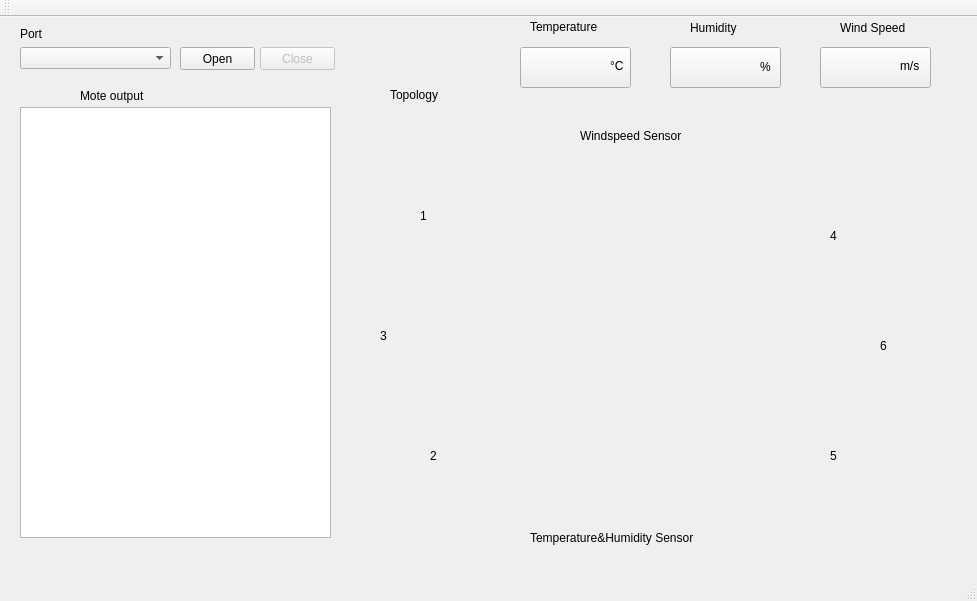
<?xml version="1.0" encoding="UTF-8"?>
<ui version="4.0">
 <class>MainWindow</class>
 <widget class="QMainWindow" name="MainWindow">
  <property name="geometry">
   <rect>
    <x>0</x>
    <y>0</y>
    <width>977</width>
    <height>601</height>
   </rect>
  </property>
  <property name="windowTitle">
   <string>MainWindow</string>
  </property>
  <widget class="QWidget" name="centralWidget">
   <widget class="QPushButton" name="pushButton_open">
    <property name="geometry">
     <rect>
      <x>180</x>
      <y>30</y>
      <width>75</width>
      <height>23</height>
     </rect>
    </property>
    <property name="text">
     <string>Open</string>
    </property>
   </widget>
   <widget class="QTextEdit" name="textEdit_Status">
    <property name="enabled">
     <bool>true</bool>
    </property>
    <property name="geometry">
     <rect>
      <x>20</x>
      <y>90</y>
      <width>311</width>
      <height>431</height>
     </rect>
    </property>
   </widget>
   <widget class="QLabel" name="label_2">
    <property name="geometry">
     <rect>
      <x>80</x>
      <y>70</y>
      <width>101</width>
      <height>17</height>
     </rect>
    </property>
    <property name="text">
     <string>Mote output</string>
    </property>
   </widget>
   <widget class="QPushButton" name="pushButton_close">
    <property name="enabled">
     <bool>false</bool>
    </property>
    <property name="geometry">
     <rect>
      <x>260</x>
      <y>30</y>
      <width>75</width>
      <height>23</height>
     </rect>
    </property>
    <property name="text">
     <string>Close</string>
    </property>
   </widget>
   <widget class="QLabel" name="label_3">
    <property name="geometry">
     <rect>
      <x>390</x>
      <y>70</y>
      <width>61</width>
      <height>16</height>
     </rect>
    </property>
    <property name="text">
     <string>Topology</string>
    </property>
   </widget>
   <widget class="QComboBox" name="comboBox_Interface">
    <property name="geometry">
     <rect>
      <x>20</x>
      <y>30</y>
      <width>151</width>
      <height>22</height>
     </rect>
    </property>
   </widget>
   <widget class="QLabel" name="label">
    <property name="geometry">
     <rect>
      <x>20</x>
      <y>10</y>
      <width>46</width>
      <height>13</height>
     </rect>
    </property>
    <property name="text">
     <string>Port</string>
    </property>
   </widget>
   <widget class="QPushButton" name="Temp">
    <property name="geometry">
     <rect>
      <x>520</x>
      <y>30</y>
      <width>111</width>
      <height>41</height>
     </rect>
    </property>
    <property name="text">
     <string/>
    </property>
   </widget>
   <widget class="QLabel" name="label_4">
    <property name="geometry">
     <rect>
      <x>530</x>
      <y>0</y>
      <width>91</width>
      <height>20</height>
     </rect>
    </property>
    <property name="text">
     <string>Temperature</string>
    </property>
   </widget>
   <widget class="QPushButton" name="Humi">
    <property name="geometry">
     <rect>
      <x>670</x>
      <y>30</y>
      <width>111</width>
      <height>41</height>
     </rect>
    </property>
    <property name="text">
     <string/>
    </property>
   </widget>
   <widget class="QLabel" name="label_5">
    <property name="geometry">
     <rect>
      <x>690</x>
      <y>0</y>
      <width>61</width>
      <height>21</height>
     </rect>
    </property>
    <property name="text">
     <string>Humidity</string>
    </property>
   </widget>
   <widget class="QLabel" name="label_6">
    <property name="geometry">
     <rect>
      <x>840</x>
      <y>0</y>
      <width>81</width>
      <height>21</height>
     </rect>
    </property>
    <property name="text">
     <string>Wind Speed</string>
    </property>
   </widget>
   <widget class="QPushButton" name="Wind">
    <property name="geometry">
     <rect>
      <x>820</x>
      <y>30</y>
      <width>111</width>
      <height>41</height>
     </rect>
    </property>
    <property name="text">
     <string/>
    </property>
   </widget>
   <widget class="QLabel" name="label_7">
    <property name="geometry">
     <rect>
      <x>900</x>
      <y>40</y>
      <width>67</width>
      <height>17</height>
     </rect>
    </property>
    <property name="text">
     <string>m/s</string>
    </property>
   </widget>
   <widget class="QLabel" name="label_8">
    <property name="geometry">
     <rect>
      <x>760</x>
      <y>40</y>
      <width>51</width>
      <height>20</height>
     </rect>
    </property>
    <property name="text">
     <string>%</string>
    </property>
   </widget>
   <widget class="QLabel" name="label_9">
    <property name="geometry">
     <rect>
      <x>610</x>
      <y>40</y>
      <width>67</width>
      <height>17</height>
     </rect>
    </property>
    <property name="text">
     <string>°C</string>
    </property>
   </widget>
   <widget class="QLabel" name="Node_1">
    <property name="geometry">
     <rect>
      <x>420</x>
      <y>190</y>
      <width>67</width>
      <height>17</height>
     </rect>
    </property>
    <property name="text">
     <string>1</string>
    </property>
   </widget>
   <widget class="QLabel" name="Node_3">
    <property name="geometry">
     <rect>
      <x>380</x>
      <y>310</y>
      <width>67</width>
      <height>17</height>
     </rect>
    </property>
    <property name="text">
     <string>3</string>
    </property>
   </widget>
   <widget class="QLabel" name="Node_2">
    <property name="geometry">
     <rect>
      <x>430</x>
      <y>430</y>
      <width>67</width>
      <height>17</height>
     </rect>
    </property>
    <property name="text">
     <string>2</string>
    </property>
   </widget>
   <widget class="QLabel" name="Node_4">
    <property name="geometry">
     <rect>
      <x>830</x>
      <y>210</y>
      <width>67</width>
      <height>17</height>
     </rect>
    </property>
    <property name="text">
     <string>4</string>
    </property>
   </widget>
   <widget class="QLabel" name="Node_6">
    <property name="geometry">
     <rect>
      <x>880</x>
      <y>320</y>
      <width>67</width>
      <height>17</height>
     </rect>
    </property>
    <property name="text">
     <string>6</string>
    </property>
   </widget>
   <widget class="QLabel" name="Node_5">
    <property name="geometry">
     <rect>
      <x>830</x>
      <y>430</y>
      <width>67</width>
      <height>17</height>
     </rect>
    </property>
    <property name="text">
     <string>5</string>
    </property>
   </widget>
   <widget class="QLabel" name="label_10">
    <property name="geometry">
     <rect>
      <x>530</x>
      <y>500</y>
      <width>221</width>
      <height>41</height>
     </rect>
    </property>
    <property name="text">
     <string>Temperature&amp;Humidity Sensor</string>
    </property>
   </widget>
   <widget class="QLabel" name="label_11">
    <property name="geometry">
     <rect>
      <x>580</x>
      <y>110</y>
      <width>131</width>
      <height>17</height>
     </rect>
    </property>
    <property name="text">
     <string>Windspeed Sensor</string>
    </property>
   </widget>
  </widget>
  <widget class="QMenuBar" name="menuBar">
   <property name="geometry">
    <rect>
     <x>0</x>
     <y>0</y>
     <width>977</width>
     <height>22</height>
    </rect>
   </property>
  </widget>
  <widget class="QToolBar" name="mainToolBar">
   <attribute name="toolBarArea">
    <enum>TopToolBarArea</enum>
   </attribute>
   <attribute name="toolBarBreak">
    <bool>false</bool>
   </attribute>
  </widget>
  <widget class="QStatusBar" name="statusBar"/>
 </widget>
 <layoutdefault spacing="6" margin="11"/>
 <resources/>
 <connections/>
</ui>
